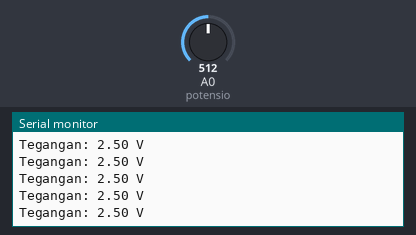
The sketch below on a simulated Arduino Uno, built with avr-gcc and run on an emulated ATmega328P. On the bench: the last lines printed to the serial monitor. The inputs (shaded band) are chosen by the test bench; at power-on: A0 (potensio) = 512.

Above: at 1.2 s.
1.3 s: A0 (potensio) set to 716
At 1.31 s:
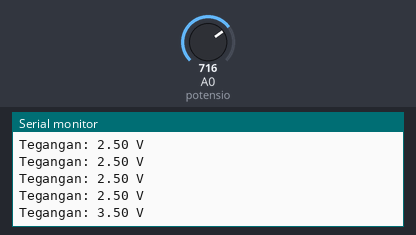
2.8 s: A0 (potensio) set to 900
At 2.82 s:
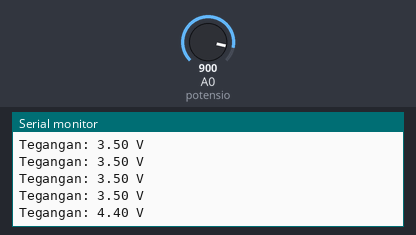
Timing chart, 0 to 5.8 s (numbered marks = the images above; inputs shaded):
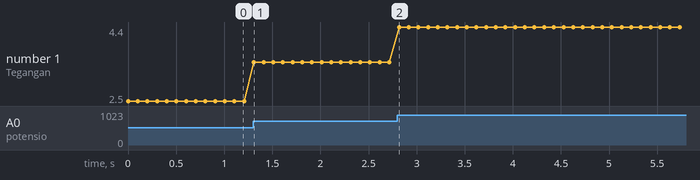

The sketch:

Analog_Read_Potensiometer_dan_Pengonversian_ke_Volt.ino
```cpp
int potensio = A0;
int resistansi = 0;
float voltage = 0;

void setup() {
  Serial.begin(9600);
}

void loop() {

  resistansi = analogRead(potensio);
  voltage = resistansi * (5.0 / 1023.0);

  Serial.print("Tegangan: ");
  Serial.print(voltage);
  Serial.println(" V");

  delay(100);
}
```

Measured:
- after the input at 1.3 s, the serial monitor: prints a new line at once (image 1)
- after the input at 2.8 s, the serial monitor: prints a new line at once (image 2)
- plotted number 1: 2.5 → 3.5 after the input at 1.3 s, 3.5 → 4.4 after the input at 2.8 s
